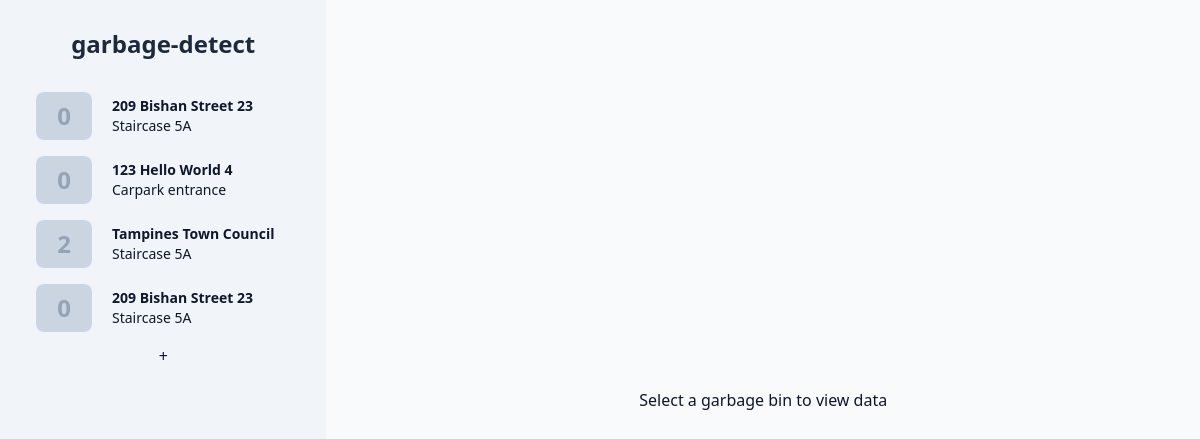
Before: / with the older database file.
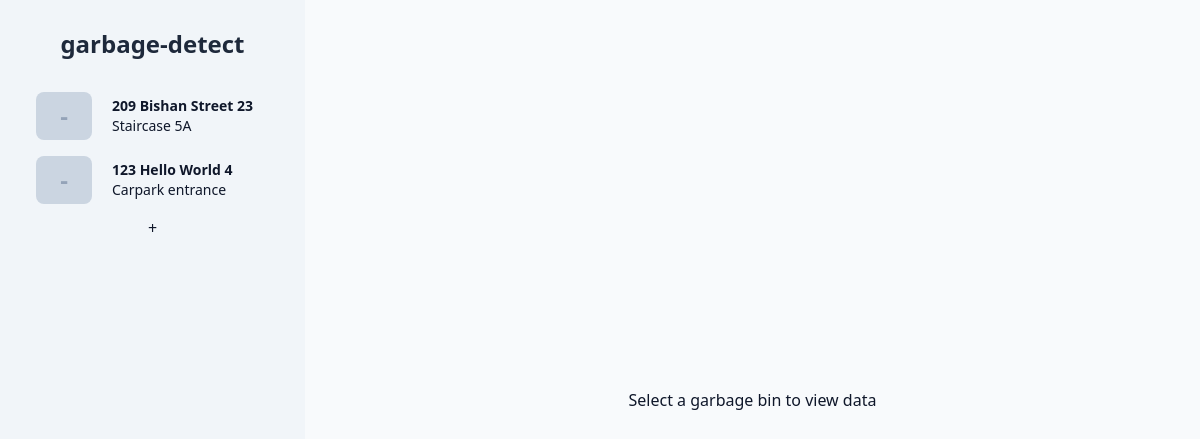
After: the same page with the newer database file.
### tables this page shows
CREATE TABLE info (id, img_path, address, location, cam_expiry);

### app.py (the view)
@app.route('/')
def index():
    return render_template('base.html', bins=db.fetch_bins(), target=None)

### db.py (called while the page is built)
def _get_col_names(table_name: str) -> 'list[str]':
    return [i[1] for i in sql(f'PRAGMA table_info({table_name})').fetchall()]

def _to_dicts(table_name: str) -> 'list[dict]':
    keys = _get_col_names(table_name)
    return [
        {
            k: v for k, v in zip(keys, row)
        }
        for row in sql(f'SELECT * FROM {table_name}').fetchall()
    ]

def fetch_bins():
    bins = _to_dicts('info')
    for i in bins:
        i['cam_connected'] = time() < i['cam_expiry']
        latest_litter_count = sql(
            f'SELECT litter_count FROM bin{i["id"]} ORDER BY time DESC'
        ).fetchone()
        if latest_litter_count is not None:
            i['latest_litter_count'] = latest_litter_count[0]
        else:
            i['latest_litter_count'] = None
    return bins

### templates/base.html (shortened to what this page needs)
<!DOCTYPE html>
<html lang="en" class="h-full">
<head>
    <link href="{{ url_for('static', filename='generated-styles.css') }}" rel="stylesheet">
</head>
<body class="h-full flex bg-slate-50 text-slate-900">
    <nav id="binNav"
        class="flex flex-col items-stretch gap-2 overflow-y-scroll bg-slate-100 py-2 px-8 h-screen min-w-max">
        <a href="/">
            <h1 class="text-2xl font-extrabold text-slate-800 w-full text-center my-5">garbage-detect</h1>
        </a>
        {% for bin in bins %}
        <a class="rounded-xl leading-5 duration-200 flex items-center min-h-[3.5rem] group
        {% if target.id == bin.id %} bg-slate-700 text-slate-100
        {% else %}  hover:bg-slate-200 {% endif %}" href="/b/{{bin.id}}">
            <div class="text-2xl font-semibold w-14 ml-1 h-[calc(100%-0.5rem)]
            flex items-center justify-center rounded-lg overflow-hidden
            {% if target.id == bin.id %} bg-slate-800 text-slate-100
            {% else %} bg-slate-300 text-slate-400 {% endif %}">
                <span class="group-hover:hidden">
                    {{'-' if bin.latest_litter_count is none else bin.latest_litter_count}}
                </span>
            </div>
            <div class="px-5 py-2 text-sm">
                <div id="{{bin.id}}-address" class="font-bold">{{ bin.address }}</div>
                <div id="{{bin.id}}-location" class="font-normal">{{ bin.location }}</div>
            </div>
        </a>
        {% endfor %}
        <a href="/newbin" class="text-center">+</a>
    </nav>
    <main class="py-8 px-10 h-full flex-grow overflow-y-scroll">
        {% block stats %}
        <div class="h-full flex justify-center items-center">Select a garbage bin to view data</div>
        {% endblock %}
    </main>
</body>
</html>

### static/generated-styles.css (style rules this page uses)
*,:after,:before { box-sizing:border-box;border:0 solid }
:after,:before { --tw-content:"" }
html { line-height:1.5;-webkit-text-size-adjust:100%;-moz-tab-size:4;-o-tab-size:4;tab-size:4;font-family:ui-sans-serif,system-ui,-apple-system,BlinkMacSystemFont,Segoe UI,Roboto,Helvetica Neue,Arial,Noto Sans,sans-serif,Apple Color Emoji,Segoe UI Emoji,Segoe UI Symbol,Noto Color Emoji }
body { margin:0;line-height:inherit }
h1,h2,h3,h4,h5,h6 { font-size:inherit;font-weight:inherit }
a { color:inherit;text-decoration:inherit }
blockquote,dd,dl,figure,h1,h2,h3,h4,h5,h6,hr,p,pre { margin:0 }
.my-5 { margin-top:1.25rem;margin-bottom:1.25rem }
.ml-1 { margin-left:.25rem }
.flex { display:flex }
.h-full { height:100% }
.h-screen { height:100vh }
.h-\[calc\(100\%-0\.5rem\)\] { height:calc(100% - .5rem) }
.min-h-\[3\.5rem\] { min-height:3.5rem }
.w-full { width:100% }
.w-14 { width:3.5rem }
.min-w-max { min-width:-webkit-max-content;min-width:-moz-max-content;min-width:max-content }
.flex-grow { flex-grow:1 }
.flex-col { flex-direction:column }
.items-center { align-items:center }
.items-stretch { align-items:stretch }
.justify-center { justify-content:center }
.gap-2 { gap:.5rem }
.overflow-hidden { overflow:hidden }
.overflow-y-scroll { overflow-y:scroll }
.rounded-xl { border-radius:.75rem }
.rounded-lg { border-radius:.5rem }
.bg-slate-50 { --tw-bg-opacity:1;background-color:rgb(248 250 252/var(--tw-bg-opacity)) }
.bg-slate-100 { --tw-bg-opacity:1;background-color:rgb(241 245 249/var(--tw-bg-opacity)) }
.bg-slate-300 { --tw-bg-opacity:1;background-color:rgb(203 213 225/var(--tw-bg-opacity)) }
.py-2 { padding-top:.5rem;padding-bottom:.5rem }
.px-8 { padding-left:2rem;padding-right:2rem }
.px-5 { padding-left:1.25rem;padding-right:1.25rem }
.py-8 { padding-top:2rem;padding-bottom:2rem }
.px-10 { padding-left:2.5rem;padding-right:2.5rem }
.text-center { text-align:center }
.text-2xl { font-size:1.5rem;line-height:2rem }
.text-sm { font-size:.875rem;line-height:1.25rem }
.font-extrabold { font-weight:800 }
.font-semibold { font-weight:600 }
.font-bold { font-weight:700 }
.font-normal { font-weight:400 }
.leading-5 { line-height:1.25rem }
.text-slate-900 { --tw-text-opacity:1;color:rgb(15 23 42/var(--tw-text-opacity)) }
.text-slate-800 { --tw-text-opacity:1;color:rgb(30 41 59/var(--tw-text-opacity)) }
.text-slate-400 { --tw-text-opacity:1;color:rgb(148 163 184/var(--tw-text-opacity)) }
.duration-200 { transition-duration:.2s }
* { box-sizing:border-box }

Changed rows visible on the page:
removed info: latest_litter_count "2", address "Tampines Town Council", location "Staircase 5A"
removed info: cam_expiry "0", address "209 Bishan Street 23", location "Staircase 5A"
computed for info "209 Bishan Street 23": cam_expiry "0" → "-"
computed for info "123 Hello World 4": cam_expiry "0" → "-"
